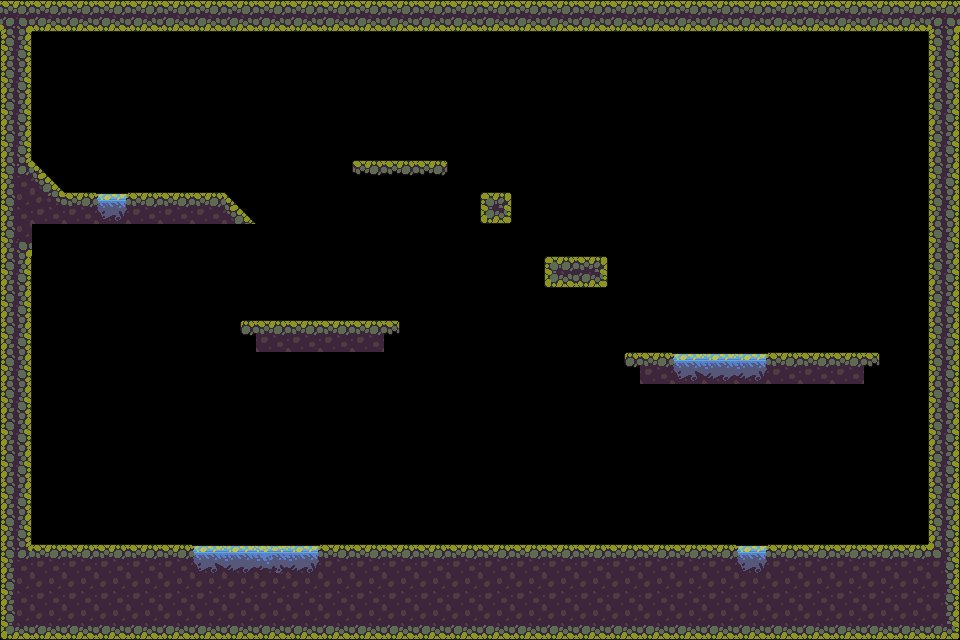

This is a level from a 2D game, rendered from its Tiled map with the project's own tilesets. A one-line summary and the complete map file follow:
An orthogonal 30x20 tile map with 32x32 px tiles, 1 tile layer (Tile Layer 1), 2 tilesets and 28 objects.

<map version="1.10" tiledversion="1.11.2" orientation="orthogonal" renderorder="right-down" width="30" height="20" tilewidth="32" tileheight="32" infinite="0" nextlayerid="4" nextobjectid="50">
 <tileset firstgid="1" source="Tileset.tsx" />
 <tileset firstgid="61" source="forestobjects.tsx" />
 <layer id="1" name="Tile Layer 1" width="30" height="20">
  <data encoding="csv">
42,33,33,33,33,33,33,33,33,33,33,33,33,33,33,33,33,33,33,33,33,33,33,33,33,33,33,33,33,42,
55,0,0,0,0,0,0,0,0,0,0,0,0,0,0,0,0,0,0,0,0,0,0,0,0,0,0,0,0,55,
55,0,0,0,0,0,0,0,0,0,0,0,0,0,0,0,0,0,0,0,0,0,0,0,0,0,0,0,0,55,
55,0,0,0,0,0,0,0,0,0,0,0,0,0,0,0,0,0,0,0,0,0,0,0,0,0,0,0,0,55,
55,0,0,0,0,0,0,0,0,0,0,0,0,0,0,0,0,0,0,0,0,0,0,0,0,0,0,0,0,55,
36,48,0,0,0,0,0,0,0,0,0,7,8,9,0,0,0,0,0,0,0,0,0,0,0,0,0,0,0,55,
11,58,2,10,2,2,25,48,0,0,0,0,0,0,0,31,0,0,0,0,0,0,0,0,0,0,0,0,0,55,
38,0,0,0,0,0,0,0,0,0,0,0,0,0,0,0,0,0,0,0,0,0,0,0,0,0,0,0,0,55,
55,0,0,0,0,0,0,0,0,0,0,0,0,0,0,0,0,32,34,0,0,0,0,0,0,0,0,0,0,55,
55,0,0,0,0,0,0,0,0,0,0,0,0,0,0,0,0,0,0,0,0,0,0,0,0,0,0,0,0,55,
55,0,0,0,0,0,0,49,2,2,2,2,59,0,0,0,0,0,0,0,0,0,0,0,0,0,0,0,0,55,
55,0,0,0,0,0,0,0,0,0,0,0,0,0,0,0,0,0,0,49,2,20,30,50,2,2,2,59,0,55,
55,0,0,0,0,0,0,0,0,0,0,0,0,0,0,0,0,0,0,0,0,0,0,0,0,0,0,0,0,55,
55,0,0,0,0,0,0,0,0,0,0,0,0,0,0,0,0,0,0,0,0,0,0,0,0,0,0,0,0,55,
55,0,0,0,0,0,0,0,0,0,0,0,0,0,0,0,0,0,0,0,0,0,0,0,0,0,0,0,0,55,
55,0,0,0,0,0,0,0,0,0,0,0,0,0,0,0,0,0,0,0,0,0,0,0,0,0,0,0,0,55,
55,0,0,0,0,0,0,0,0,0,0,0,0,0,0,0,0,0,0,0,0,0,0,0,0,0,0,0,0,55,
36,2,2,2,2,2,20,30,40,50,2,2,2,2,2,2,2,2,2,2,2,2,2,10,2,2,2,2,2,46,
11,12,12,12,12,12,12,12,12,12,12,12,12,12,12,12,12,12,12,12,12,12,12,12,12,12,12,12,12,13,
21,22,22,22,22,22,22,22,22,22,22,22,22,22,22,22,22,22,22,22,22,22,22,22,22,22,22,22,22,23
</data>
 </layer>
 <objectgroup id="3" name="Object Layer 1">
  <object id="21" gid="118" x="320" y="544" width="141" height="168" />
  <object id="22" gid="72" x="640" y="352" width="27" height="26" />
  <object id="23" gid="68" x="768" y="352" width="63" height="27" />
  <object id="24" gid="79" x="832" y="352" width="17" height="18" />
  <object id="25" gid="117" x="768" y="544" width="104" height="135" />
  <object id="26" gid="66" x="832" y="544" width="31" height="26" />
  <object id="27" gid="69" x="608" y="544" width="61" height="25" />
  <object id="28" gid="63" x="576" y="544" width="29" height="15" />
  <object id="29" gid="77" x="352" y="320" width="25" height="20" />
  <object id="30" gid="104" x="256" y="320" width="40" height="28" />
  <object id="31" gid="65" x="96" y="544" width="63" height="28" />
  <object id="32" gid="80" x="160" y="544" width="17" height="16" />
  <object id="33" gid="83" x="64" y="192" width="11" height="13" />
  <object id="34" gid="61" x="160" y="192" width="31" height="15" />
  <object id="35" gid="93" x="192" y="192" width="13" height="21" />
  <object id="37" gid="88" x="576" y="256" width="9" height="11" />
  <object id="38" gid="82" x="416" y="544" width="12" height="12" />
  <object id="39" gid="80" x="416" y="544" width="17" height="16" />
  <object id="40" gid="80" x="416" y="544" width="17" height="16" />
  <object id="41" gid="80" x="416" y="544" width="17" height="16" />
  <object id="42" gid="80" x="416" y="544" width="17" height="16" />
  <object id="43" gid="80" x="416" y="544" width="17" height="16" />
  <object id="44" gid="80" x="416" y="544" width="17" height="16" />
  <object id="45" gid="80" x="416" y="544" width="17" height="16" />
  <object id="46" gid="80" x="416" y="544" width="17" height="16" />
  <object id="47" gid="80" x="416" y="544" width="17" height="16" />
  <object id="48" gid="84" x="320" y="544" width="11" height="9" />
  <object id="49" gid="86" x="352" y="544" width="8" height="14" />
 </objectgroup>
</map>
